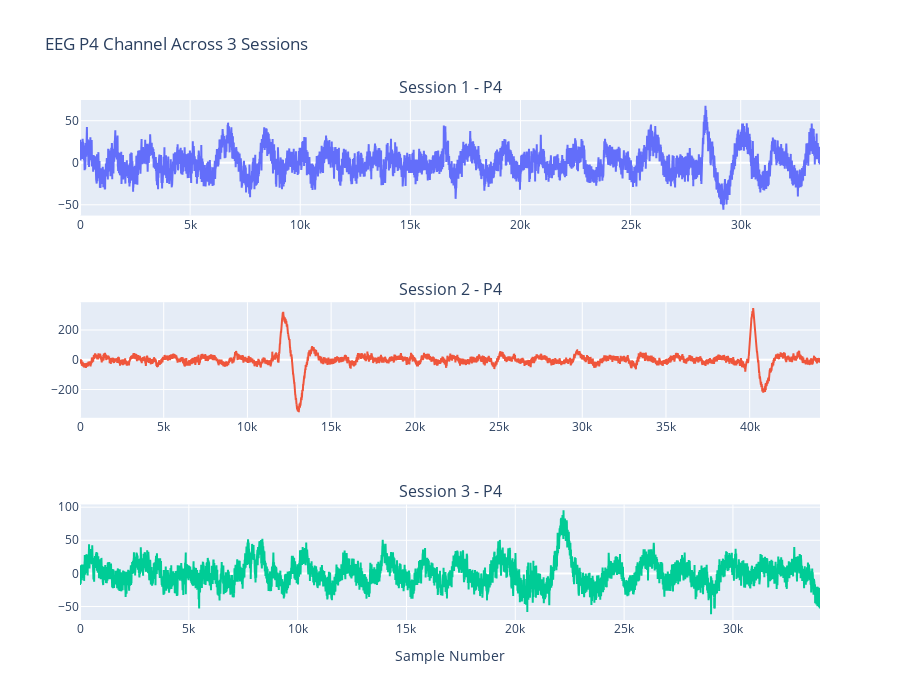

Write notebook code for a chart like this one.
### Markdown cell above
Some plotting for comparisons

### Code cell
fig = make_subplots(
    rows=3, 
    cols=1, 
    subplot_titles=("Session 1 - P4", "Session 2 - P4", "Session 3 - P4"),
)
fig.add_trace(
    go.Scatter(y=eeg_data_1[0]['cz_eeg1'][getChannel('P4')], mode="lines", name="Session 1"),
    row=1, col=1
)
fig.add_trace(
    go.Scatter(y=eeg_data_1[1]['cz_eeg1'][getChannel('P4')], mode="lines", name="Session 2"),
    row=2, col=1
)
fig.add_trace(
    go.Scatter(y=eeg_data_1[2]['cz_eeg1'][getChannel('P4')], mode="lines", name="Session 3"),
    row=3, col=1
)
fig.update_layout(
    title_text="EEG P4 Channel Across 3 Sessions", 
    height=700, 
    showlegend=False
)
fig.update_xaxes(title_text="Sample Number", row=3, col=1)

fig.show()

### Figure 1 — Plotly figure (JSON) as saved in the notebook; plotly's stock layout.template omitted (floating-point values rounded to 4 significant figures; data arrays with more than 128 entries replaced by an {"elided": "..."} marker saying what was removed)
{"data": [{"mode": "lines", "name": "Session 1", "type": "scatter", "xaxis": "x", "y": {"elided": "33601 float values"}, "yaxis": "y"}, {"mode": "lines", "name": "Session 2", "type": "scatter", "xaxis": "x2", "y": {"elided": "44201 float values"}, "yaxis": "y2"}, {"mode": "lines", "name": "Session 3", "type": "scatter", "xaxis": "x3", "y": {"elided": "34001 float values"}, "yaxis": "y3"}], "layout": {"annotations": [{"font": {"size": 16}, "showarrow": false, "text": "Session 1 - P4", "x": 0.5, "xanchor": "center", "xref": "paper", "y": 1, "yanchor": "bottom", "yref": "paper"}, {"font": {"size": 16}, "showarrow": false, "text": "Session 2 - P4", "x": 0.5, "xanchor": "center", "xref": "paper", "y": 0.6111, "yanchor": "bottom", "yref": "paper"}, {"font": {"size": 16}, "showarrow": false, "text": "Session 3 - P4", "x": 0.5, "xanchor": "center", "xref": "paper", "y": 0.2222, "yanchor": "bottom", "yref": "paper"}], "height": 700, "showlegend": false, "title": {"text": "EEG P4 Channel Across 3 Sessions"}, "xaxis": {"anchor": "y", "domain": [0, 1]}, "xaxis2": {"anchor": "y2", "domain": [0, 1]}, "xaxis3": {"anchor": "y3", "domain": [0, 1], "title": {"text": "Sample Number"}}, "yaxis": {"anchor": "x", "domain": [0.7778, 1]}, "yaxis2": {"anchor": "x2", "domain": [0.3889, 0.6111]}, "yaxis3": {"anchor": "x3", "domain": [0, 0.2222]}}}
